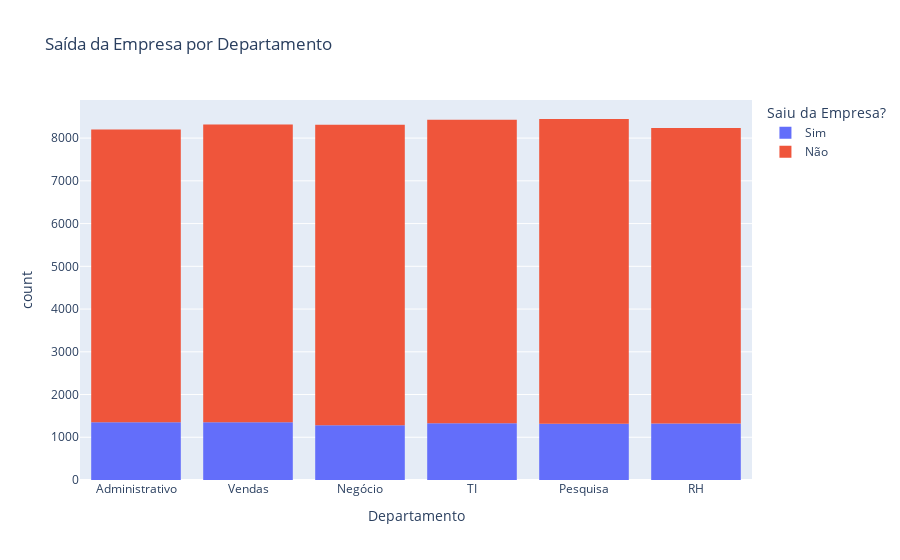

Source (notebook cell):
### Code cell
# Plotly (interativo)
fig = px.histogram(df_funcionarios, x='Departamento', color='Saiu da Empresa?', title='Saída da Empresa por Departamento')
fig.show()

### Figure 1 — Plotly figure (JSON) as saved in the notebook; plotly's stock layout.template omitted (floating-point values rounded to 4 significant figures; data arrays with more than 128 entries replaced by an {"elided": "..."} marker saying what was removed)
{"data": [{"bingroup": "x", "hovertemplate": "Saiu da Empresa?=Sim<br>Departamento=%{x}<br>count=%{y}<extra></extra>", "legendgroup": "Sim", "marker": {"color": "#636efa", "pattern": {"shape": ""}}, "name": "Sim", "orientation": "v", "showlegend": true, "type": "histogram", "x": {"elided": "7950 str values"}, "xaxis": "x", "yaxis": "y"}, {"bingroup": "x", "hovertemplate": "Saiu da Empresa?=Não<br>Departamento=%{x}<br>count=%{y}<extra></extra>", "legendgroup": "Não", "marker": {"color": "#EF553B", "pattern": {"shape": ""}}, "name": "Não", "orientation": "v", "showlegend": true, "type": "histogram", "x": {"elided": "42000 str values"}, "xaxis": "x", "yaxis": "y"}], "layout": {"barmode": "relative", "legend": {"title": {"text": "Saiu da Empresa?"}, "tracegroupgap": 0}, "title": {"text": "Saída da Empresa por Departamento"}, "xaxis": {"anchor": "y", "domain": [0, 1], "title": {"text": "Departamento"}}, "yaxis": {"anchor": "x", "domain": [0, 1], "title": {"text": "count"}}}}
